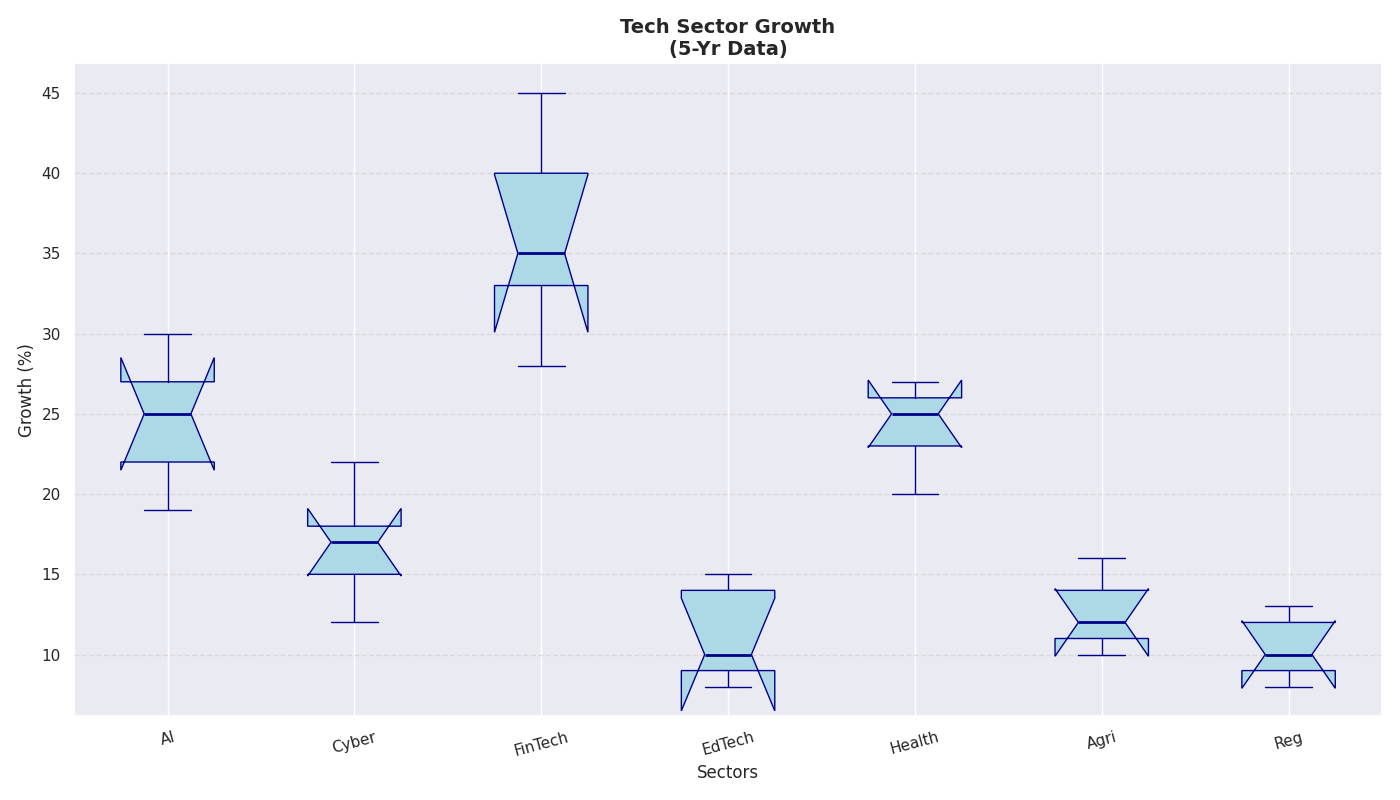

Recreate this plot in Python.
import matplotlib.pyplot as plt
import numpy as np

sectors = ['AI', 'Cyber', 'FinTech', 'EdTech', 'Health', 'Agri', 'Reg']

ai_growth = [22, 27, 19, 25, 30]
cyber_growth = [12, 18, 15, 22, 17]
fintech_growth = [35, 28, 40, 33, 45]
edtech_growth = [8, 15, 10, 14, 9]
healthtech_growth = [25, 23, 20, 26, 27]
agritech_growth = [10, 14, 12, 11, 16]
regtech_growth = [9, 13, 8, 12, 10]

growth_data = [ai_growth, cyber_growth, fintech_growth, edtech_growth, healthtech_growth, agritech_growth, regtech_growth]

fig, ax = plt.subplots(figsize=(14, 8))

bp = ax.boxplot(growth_data, vert=True, notch=True, patch_artist=True,
                labels=sectors, 
                boxprops=dict(facecolor='lightblue', color='darkblue'),
                whiskerprops=dict(color='darkblue'),
                capprops=dict(color='darkblue'),
                medianprops=dict(color='darkblue', linewidth=2),
                flierprops=dict(marker='o', color='darkblue', markersize=8, alpha=0.5))

ax.set_title('Tech Sector Growth\n(5-Yr Data)', fontsize=14, fontweight='bold')
ax.set_ylabel('Growth (%)', fontsize=12)
ax.set_xlabel('Sectors', fontsize=12)

ax.yaxis.grid(True, linestyle='--', which='major', color='lightgrey', alpha=0.7)

plt.xticks(rotation=15)
plt.tight_layout()
plt.show()
